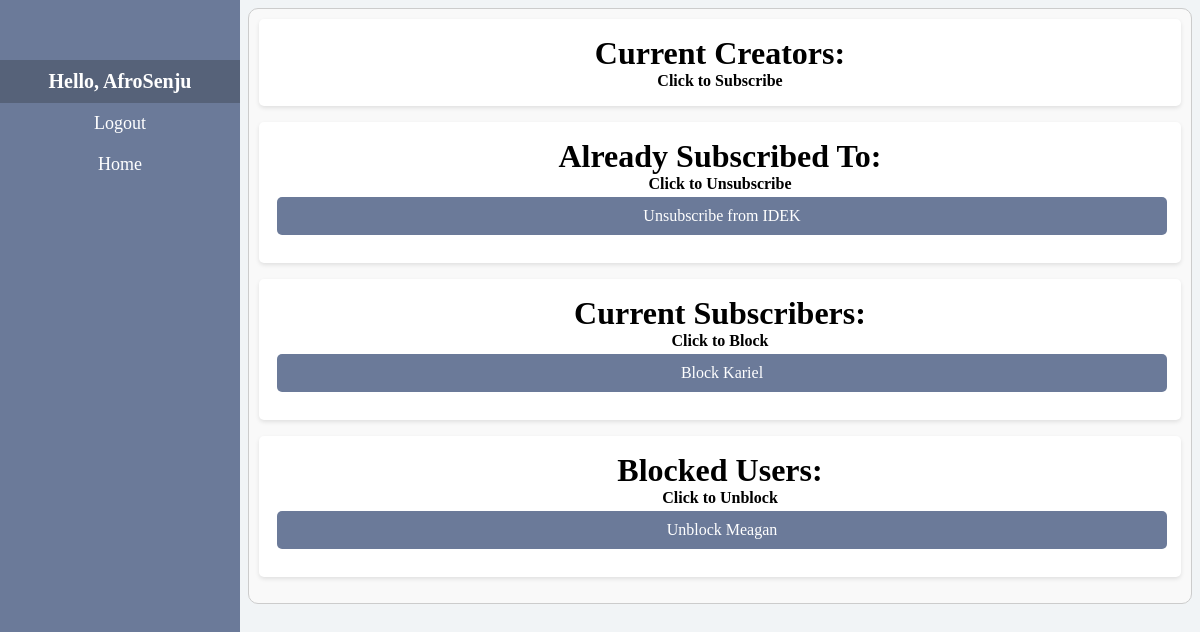
/subscribe (signed in), run on an earlier commit of the app's database.
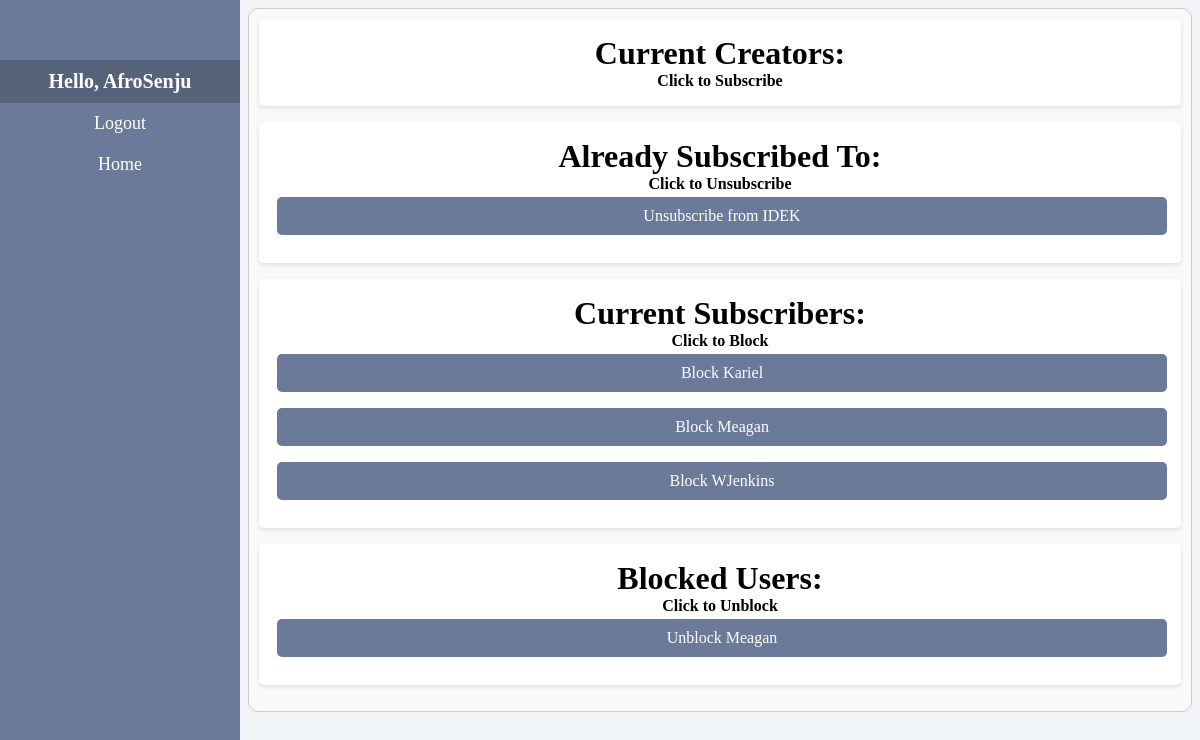
And on a later commit of the database.
### app/models.py (models this page shows, shortened)
class Subscription(models.Model):
    subscriber = models.ForeignKey(User, on_delete = models.CASCADE, related_name='subscriptions')
    subscribed_to = models.ForeignKey(YouTuber, on_delete = models.CASCADE)

class Blocked_Subscriber(models.Model):
    subscriber = models.ForeignKey(User, on_delete = models.CASCADE)
    subscribed_to = models.ForeignKey(YouTuber, on_delete = models.CASCADE)

### app/views.py (the view, shortened to what this page needs)
# urls.py: path('subscribe', subscribe_to_new_user_view, name = 'subscribe'),
@login_required(login_url='user_login')
def subscribe_to_new_user_view(request):
    users_who_blocked_user = [user.subscribed_to for user in view_all_blocked(User.objects.get(username = request.user))]
    users_who_blocked_user = [User.objects.get(username = user) for user in users_who_blocked_user]
    youTuber_list = [user.creator for user in view_all_youTubers() if user.creator != request.user and user.creator not in users_who_blocked_user]
    already_subscribed = [user.subscribed_to.creator for user in filter_all_subscriptions(request.user)]
    available_list = [user for user in youTuber_list if user not in already_subscribed]
    subscribers = [user for user in find_all_subscribers(request.user)]
    role = UserProfile.objects.get(user__username = request.user)
    role = role.role.name
    try:
        blocked_users = filter_blocked_users(YouTuber.objects.get(creator__username = request.user))
    except:
        blocked_users = []
    return render(request, 'subscribe_new.html', {'youTubers':available_list, 'already_subscribed':already_subscribed, 'subscribers':subscribers, 'blocked_users':blocked_users, 'role':role})

### app/models.py (called while the page is built)
def view_all_youTubers():
    return YouTuber.objects.all()

def view_all_blocked(user):
    return Blocked_Subscriber.objects.filter(subscriber = user)

def filter_all_subscriptions(user):
    return Subscription.objects.filter(subscriber = user)

def find_all_subscribers(creator):
    try:
        creator = YouTuber.objects.get(creator = creator)
        return Subscription.objects.filter(subscribed_to = creator)
    except:
        return []

def filter_blocked_users(user):
    try:
        return Blocked_Subscriber.objects.filter(subscribed_to = user)
    except:
        return []

### app/templates/subscribe_new.html (shortened to what this page needs)
{% extends "dashboard.html" %}
{% block title %}
<div class="full-width-container">
    <div class = 'blog'>
        <h1>Current Creators:</h1>
        <h4>Click to Subscribe</h4>
    </div>
    <div class = 'blog'>
        <h1>Already Subscribed To:</h1>
        <h4>Click to Unsubscribe</h4>
        <form method="post">
            {% for subscription in already_subscribed %}
                <p>
                    <button class="action-button" type="submit" name="unsubscribe_username" value="{{ subscription.username }}">
                        Unsubscribe from {{ subscription.username }}
                    </button>
                </p>
            {% endfor %}
        </form>
    </div>
    {% if role == 'Admin' %}
        {% if subscribers %}
        <div class = 'blog'>
            <form method="post">
                <h1>Current Subscribers:</h1>
                <h4>Click to Block</h4>
                {% for subscriber in subscribers %}
                    <p>
                        <button class="action-button" type="submit" name="block" value="{{ subscriber.subscriber.username }}">
                            Block {{ subscriber.subscriber.username }}
                        </button>
                    </p>
                {% endfor %}
            </form>
        </div>
        {% endif %}
        {% if blocked_users %}
            <div class = 'blog'>
                <h1>Blocked Users:</h1>
                <h4>Click to Unblock</h4>
                <form method="post">
                    {% for user in blocked_users %}
                        <p>
                            <button class="action-button" type="submit" name="unblock" value="{{ user.subscriber.username }}">
                                Unblock {{ user.subscriber.username }}
                            </button>
                        </p>
                    {% endfor %}
                </form>
            </div>
        {% endif %}
    {% endif %}
</div>
{% endblock title %}

What changed in the data, as far as the page shows it:
added Subscription: subscriber.username "Meagan"
added Subscription: subscriber.username "WJenkins"
